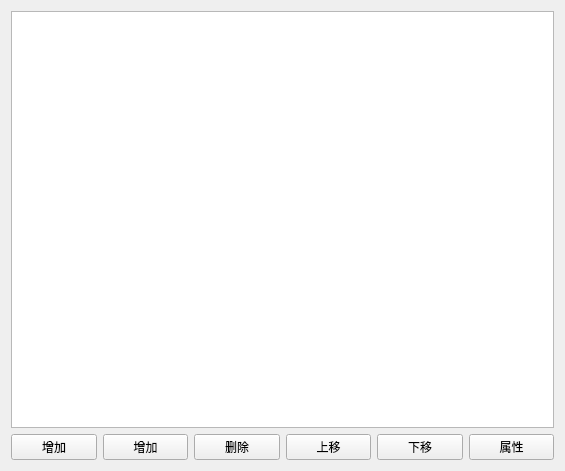
<?xml version="1.0" encoding="UTF-8"?>
<ui version="4.0">
 <class>CFeatureTagSettingForm</class>
 <widget class="QWidget" name="CFeatureTagSettingForm">
  <property name="geometry">
   <rect>
    <x>0</x>
    <y>0</y>
    <width>565</width>
    <height>471</height>
   </rect>
  </property>
  <property name="windowTitle">
   <string>Form</string>
  </property>
  <layout class="QGridLayout" name="gridLayout">
   <item row="1" column="0" colspan="2">
    <layout class="QHBoxLayout" name="horizontalLayout">
     <item>
      <widget class="QPushButton" name="addButton">
       <property name="text">
        <string>增加</string>
       </property>
      </widget>
     </item>
     <item>
      <widget class="QPushButton" name="addDozenButton">
       <property name="text">
        <string>增加</string>
       </property>
      </widget>
     </item>
     <item>
      <widget class="QPushButton" name="deleteButton">
       <property name="text">
        <string>删除</string>
       </property>
      </widget>
     </item>
     <item>
      <widget class="QPushButton" name="moveUpButton">
       <property name="text">
        <string>上移</string>
       </property>
      </widget>
     </item>
     <item>
      <widget class="QPushButton" name="moveDownButton">
       <property name="text">
        <string>下移</string>
       </property>
      </widget>
     </item>
     <item>
      <widget class="QPushButton" name="propertyButton">
       <property name="text">
        <string>属性</string>
       </property>
      </widget>
     </item>
    </layout>
   </item>
   <item row="0" column="0" colspan="2">
    <widget class="QTableWidget" name="tagTableWidget">
     <property name="editTriggers">
      <set>QAbstractItemView::NoEditTriggers</set>
     </property>
     <property name="selectionBehavior">
      <enum>QAbstractItemView::SelectRows</enum>
     </property>
     <attribute name="horizontalHeaderStretchLastSection">
      <bool>true</bool>
     </attribute>
     <attribute name="verticalHeaderVisible">
      <bool>false</bool>
     </attribute>
    </widget>
   </item>
  </layout>
 </widget>
 <tabstops>
  <tabstop>tagTableWidget</tabstop>
  <tabstop>addButton</tabstop>
  <tabstop>deleteButton</tabstop>
  <tabstop>moveUpButton</tabstop>
  <tabstop>moveDownButton</tabstop>
  <tabstop>propertyButton</tabstop>
 </tabstops>
 <resources/>
 <connections/>
</ui>
